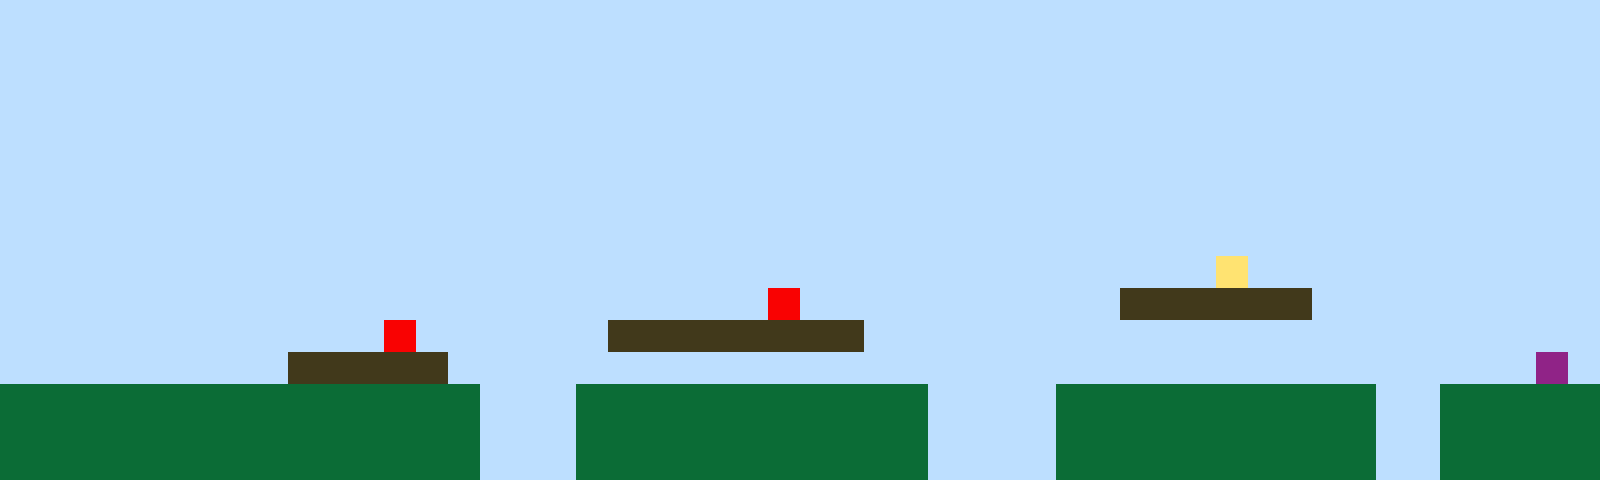

Below is a game level as drawn by its tile map, then a one-line description and the .tmx file that defines it, in full:
An orthogonal 50x15 tile map with 32x32 px tiles, 1 tile layer (Tile Layer 1).

<map version="1.10" tiledversion="1.11.2" orientation="orthogonal" renderorder="right-up" width="50" height="15" tilewidth="32" tileheight="32" infinite="0" nextlayerid="2" nextobjectid="1"><editorsettings><export target="map1.csv" format="csv" /></editorsettings><tileset firstgid="1" name="sprites" tilewidth="32" tileheight="32" tilecount="6" columns="3"><image source="sprites.png" width="96" height="64" /></tileset><layer id="1" name="Tile Layer 1" width="50" height="15"><data encoding="csv">1,1,1,1,1,1,1,1,1,1,1,1,1,1,1,1,1,1,1,1,1,1,1,1,1,1,1,1,1,1,1,1,1,1,1,1,1,1,1,1,1,1,1,1,1,1,1,1,1,1,1,1,1,1,1,1,1,1,1,1,1,1,1,1,1,1,1,1,1,1,1,1,1,1,1,1,1,1,1,1,1,1,1,1,1,1,1,1,1,1,1,1,1,1,1,1,1,1,1,1,1,1,1,1,1,1,1,1,1,1,1,1,1,1,1,1,1,1,1,1,1,1,1,1,1,1,1,1,1,1,1,1,1,1,1,1,1,1,1,1,1,1,1,1,1,1,1,1,1,1,1,1,1,1,1,1,1,1,1,1,1,1,1,1,1,1,1,1,1,1,1,1,1,1,1,1,1,1,1,1,1,1,1,1,1,1,1,1,1,1,1,1,1,1,1,1,1,1,1,1,1,1,1,1,1,1,1,1,1,1,1,1,1,1,1,1,1,1,1,1,1,1,1,1,1,1,1,1,1,1,1,1,1,1,1,1,1,1,1,1,1,1,1,1,1,1,1,1,1,1,1,1,1,1,1,1,1,1,1,1,1,1,1,1,1,1,1,1,1,1,1,1,1,1,1,1,1,1,1,1,1,1,1,1,1,1,1,1,1,1,1,1,1,1,1,1,1,1,1,1,1,1,1,1,1,1,1,1,1,1,1,1,1,1,1,1,1,1,1,1,1,1,1,1,1,1,1,1,1,1,1,1,1,1,1,1,1,1,1,1,1,1,1,1,1,1,1,1,1,1,1,1,1,1,1,1,1,1,1,1,1,1,1,1,1,1,1,1,1,1,1,1,1,1,1,1,1,1,1,1,1,1,1,1,1,1,1,1,1,1,1,1,1,1,1,1,1,1,1,1,1,1,1,1,1,1,1,1,1,1,1,1,1,1,1,1,1,1,1,1,1,1,1,1,1,1,1,1,1,1,1,1,1,1,1,1,1,1,4,1,1,1,1,1,1,1,1,1,1,1,1,1,1,1,1,1,1,1,1,1,1,1,1,1,1,1,1,1,1,1,1,1,1,1,5,1,1,1,1,1,1,1,1,1,1,3,3,3,3,3,3,1,1,1,1,1,1,1,1,1,1,1,1,1,1,1,1,1,1,1,1,1,5,1,1,1,1,1,1,3,3,3,3,3,3,3,3,1,1,1,1,1,1,1,1,1,1,1,1,1,1,1,1,1,1,1,1,1,1,1,1,1,1,1,1,1,1,1,1,3,3,3,3,3,1,1,1,1,1,1,1,1,1,1,1,1,1,1,1,1,1,1,1,1,1,1,1,1,1,1,1,1,1,1,1,1,1,1,6,1,2,2,2,2,2,2,2,2,2,2,2,2,2,2,2,1,1,1,2,2,2,2,2,2,2,2,2,2,2,1,1,1,1,2,2,2,2,2,2,2,2,2,2,1,1,2,2,2,2,2,2,2,2,2,2,2,2,2,2,2,2,2,2,2,2,1,1,1,2,2,2,2,2,2,2,2,2,2,2,1,1,1,1,2,2,2,2,2,2,2,2,2,2,1,1,2,2,2,2,2,2,2,2,2,2,2,2,2,2,2,2,2,2,2,2,1,1,1,2,2,2,2,2,2,2,2,2,2,2,1,1,1,1,2,2,2,2,2,2,2,2,2,2,1,1,2,2,2,2,2</data></layer></map>
